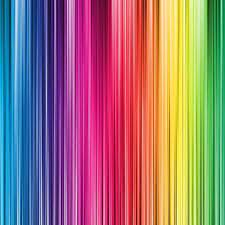
#> input picture colores.jpeg, 225 x 225 px, found by its file name
$ jupyter execute --allow-errors 'Lab1-Esteban Camargo.ipynb'
#> lines starting #> are read from the running program, lines starting #| are printed output that depends on the picture
[cell 1]
import cv2
import pandas as pd
import numpy as np
import matplotlib.pyplot as plt

## Problema 1

[cell 2]
def colores(imagen, color):

    #Leemos imagen y convertimos a RGB
#> called with imagen = 'Problema1/colores.jpeg', color = 1
    img = cv2.imread(imagen)
#> img is the input picture: shape (225, 225, 3); mean B, G, R 118.1, 116, 155.1
    img = cv2.cvtColor(img, cv2.COLOR_BGR2RGB)

    #Definimos alto y ancho de la imagen
    alto = img.shape[0]
#> alto = 225
    ancho = img.shape[1]
#> ancho = 225
    lienzo = np.zeros((alto,ancho,3))

    #Definicion funcion para lectura de pixeles
    for i in range(0, alto):
        for j in range(0, ancho):
            pixel = img[i,j]

            blue = pixel[2]
            green = pixel[1]
            red = pixel[0]

            if color == 1:
                lienzo[i,j] = [blue,0,0]
            elif color == 2:
                 lienzo[i,j] = [0,green,0]
            elif color == 3:
                 lienzo[i,j] = [0,0,red]
            elif color == 10:
                 lienzo[i,j] = [0,green,red]
            elif color == 20:
                 lienzo[i,j] = [blue,green,0]
            elif color == 30:
                 lienzo[i,j] = [blue,0,red]
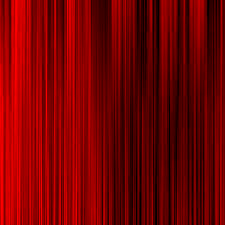
#> lienzo: shape (225, 225, 3) float64; mean R, G, B 118.1, 0, 0

    #Creamos imagen
    cv2.imwrite('Problema1/monocromo.jpg', lienzo)
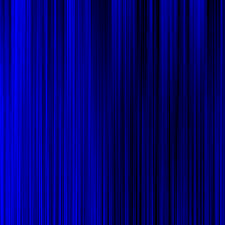
#> saved as monocromo.jpg: shape (225, 225, 3); mean B, G, R 118.1, 0, 0

    #Leemos imagen para mostrar
    colores = cv2.imread('Problema1/monocromo.jpg')
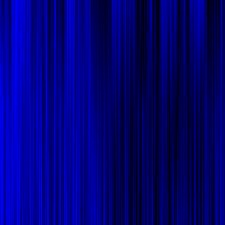
#> colores: shape (225, 225, 3); mean B, G, R 117.6, 1, 1
    colores = cv2.cvtColor(colores, cv2.COLOR_BGR2RGB)

    plt.imshow(colores)

    return plt.show()

[cell 3]
colores('Problema1/colores.jpeg', 1)

## Problema 2

[cell 4]
def integracion_imagenes(imagen_1, imagen_2, imagen_3):

    imagenes = pd.Index([imagen_1, imagen_2, imagen_3])

    azul =  pd.DataFrame(imagenes[imagenes.str.contains("azul")], columns=["Nombre"])
    verde = pd.DataFrame(imagenes[imagenes.str.contains("verde")], columns=["Nombre"])
    rojo =  pd.DataFrame(imagenes[imagenes.str.contains("rojo")], columns=["Nombre"])

    img_azul = cv2.imread(azul.at[0,"Nombre"])
    img_azul = cv2.cvtColor(img_azul, cv2.COLOR_BGR2RGB)

    img_verde = cv2.imread(verde.at[0,"Nombre"])
    img_verde = cv2.cvtColor(img_verde, cv2.COLOR_BGR2RGB)

    img_rojo = cv2.imread(rojo.at[0,"Nombre"])
    img_rojo = cv2.cvtColor(img_rojo, cv2.COLOR_BGR2RGB)

    #Definimos alto y ancho de la imagen
    alto = img_azul.shape[0]
    ancho = img_azul.shape[1]
    lienzo = np.zeros((alto,ancho,3))

    for i in range(0, alto):
            for j in range(0, ancho):
                pixel_azul = img_azul[i,j]
                pixel_verde = img_verde[i,j]
                pixel_rojo = img_rojo[i,j]

                blue = pixel_azul[2]
                green = pixel_verde[1]
                red = pixel_rojo[0]

                lienzo[i,j] = [red,green,blue]

    #Creamos imagen
    #nombre = imagen_1.split("/")[0]
    #cv2.imwrite('Problema2/'+nombre+'.jpg', lienzo)

    plt.imshow(lienzo.astype('uint8'))
    return plt.show()

#> (a cell that did not finish here is left out)

#> (a cell that did not finish here is left out)


#> (a cell that did not finish here is left out)


## Problema 3

[cell 8]
#Imagen utilizada
img = cv2.imread("Problema3/montañas.jpeg")
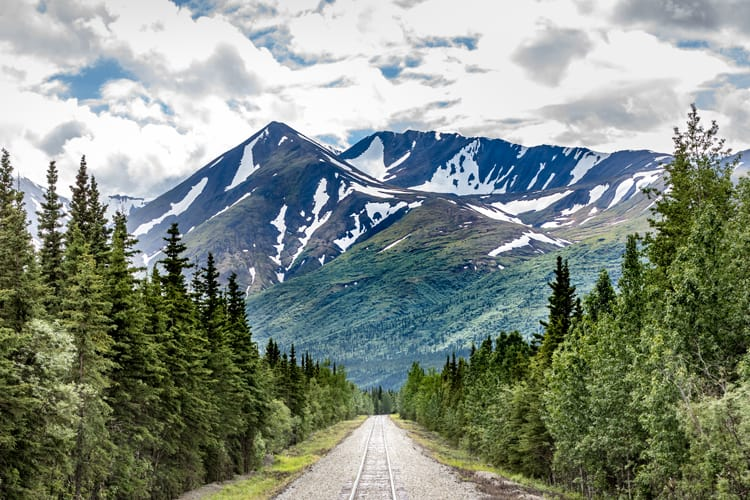
#> input picture montañas.jpeg, 750 x 500 px, found by its file name
#> img is the input picture: shape (500, 750, 3); mean B, G, R 130.9, 141.3, 131
img = cv2.cvtColor(img, cv2.COLOR_BGR2RGB)
plt.imshow(img.astype('uint8'))
plt.show()

[cell 9]
def imagen_gris_3d(imagen):

    img = cv2.imread(imagen)
    img = cv2.cvtColor(img, cv2.COLOR_BGR2RGB)

    #Definimos alto y ancho de la imagen
    alto = img.shape[0]
    ancho = img.shape[1]
    lienzo_azul = np.zeros((alto,ancho,3))
    lienzo_verde = np.zeros((alto,ancho,3))
    lienzo_rojo = np.zeros((alto,ancho,3))

    for i in range(0, alto):
        for j in range(0, ancho):
            pixel = img[i,j]

            blue = pixel[2]
            green = pixel[1]
            red = pixel[0]

            lienzo_azul[i,j] = [blue,blue,blue]
            lienzo_verde[i,j] = [green,green,green]
            lienzo_rojo[i,j] = [red,red,red]

    #Creamos imagen
    cv2.imwrite('Problema3/grises/montañas_azul.jpg', lienzo_azul)
    cv2.imwrite('Problema3/grises/montañas_verde.jpg', lienzo_verde)
    cv2.imwrite('Problema3/grises/montañas_rojo.jpg', lienzo_rojo)

    return print("Imagenes creadas")

#> (a cell that did not finish here is left out)

[cell 11]
#Azul
img = cv2.imread('Problema3/grises/montañas_azul.jpg')
#> (the rest of this cell did not finish here and is left out)

[cell 12]
#Verde
img = cv2.imread('Problema3/grises/montañas_verde.jpg')
#> (the rest of this cell did not finish here and is left out)

[cell 13]
#Rojo
img = cv2.imread('Problema3/grises/montañas_rojo.jpg')
#> (the rest of this cell did not finish here and is left out)

#> (a cell that did not finish here is left out)
